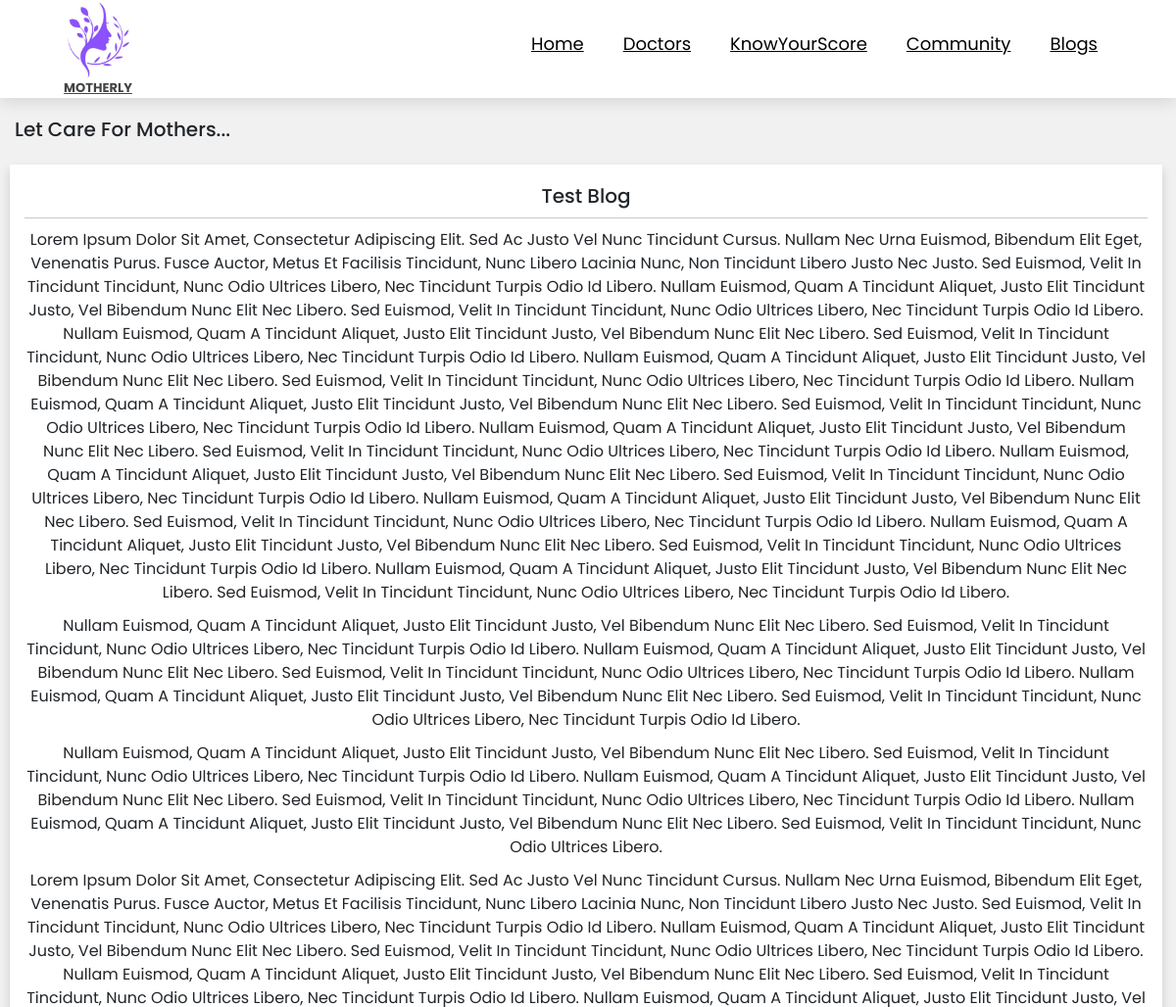
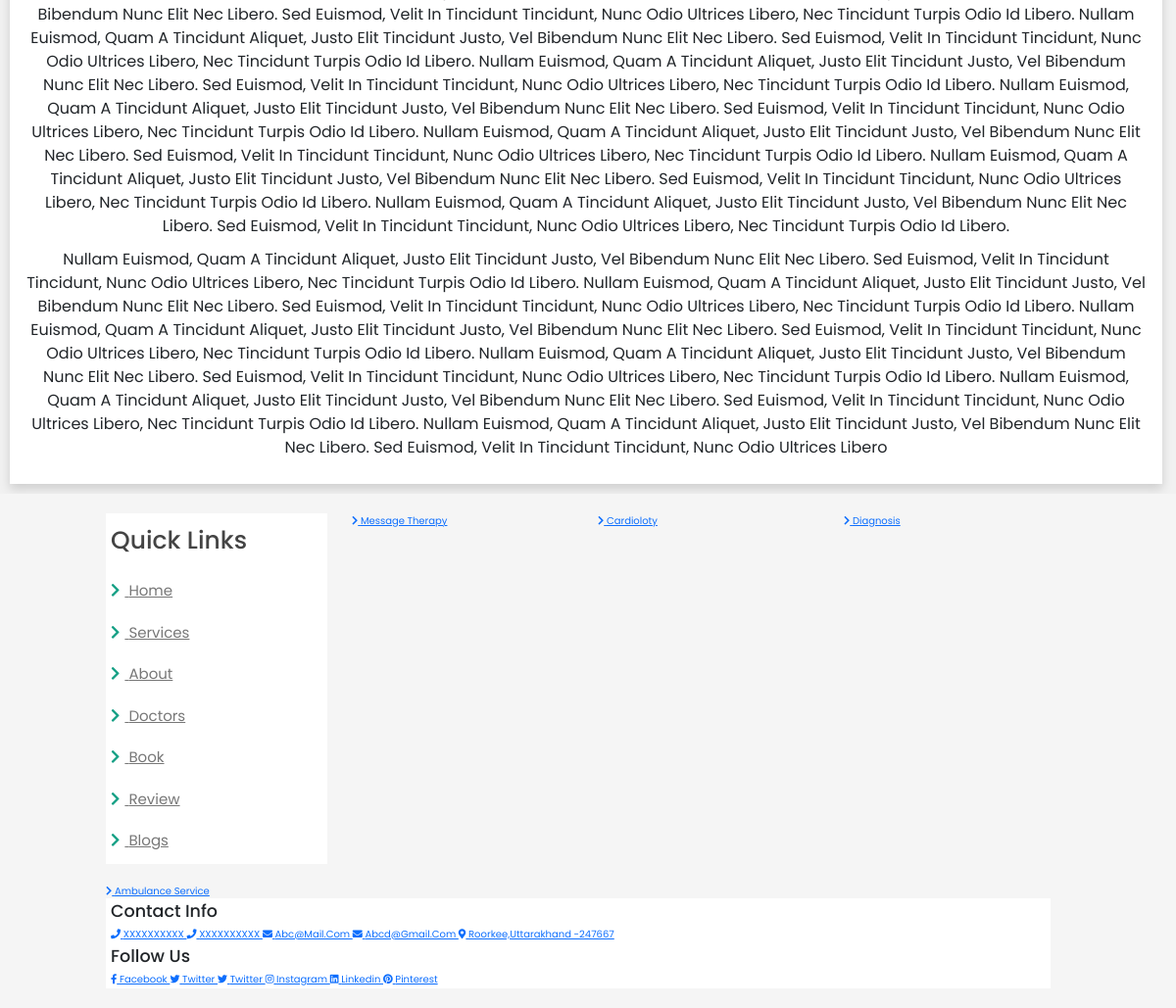
The app's page /post/test-blog/ with its own data (2 pictures, top to bottom).
### core/models.py (models this page shows, shortened)
class post(models.Model):
    title = models.CharField(max_length=100)
    slug = AutoSlugField(populate_from='title', unique=True,null=True,default=None)
    body = RichTextField(blank=True,null=True,max_length=100000)

### core/views.py (the view)
# urls.py: path('post/<slug>/',views.posts,name='posts'),
def posts(request, slug):
    bpost = post.objects.get(slug=slug)
    return render(request, 'post.html',{'bpost':bpost})

### templates/post.html (shortened to what this page needs)
{% extends "base.html" %}
{% load static %}
  {% block content %}
<h2 style="margin-top: 10%; margin-bottom: 2%; margin-left: 15px;">Let care for mothers...</h2>
<div class="box shadow m-3 p-4" style="text-align: center; font-size: medium;">
    <h2 class="m-2">{{bpost.title}}</h2>
    <hr>
    <p>{{bpost.body|safe}}</p>
</div>
{% endblock content %}

### static/css/style.css (style rules this page uses)
:root { --green:#16a085; --black:#444; --light-color:#777; --box-shadow:.5rem .5rem 0 rgba(22, 160, 133, .2); --text-shadow:.4rem .4rem 0 rgba(0, 0, 0, .2); --border:.2rem solid var(--green); }
* { font-family: 'Poppins', sans-serif; margin:0; padding: 0; box-sizing: border-box; outline: none; border: none; text-transform: capitalize; transition: all .2s ease-out; text-decoration: none; }
html { font-size: 62.5%; overflow-x: hidden; scroll-padding-top: 7rem; scroll-behavior: smooth; }

### templates/post.html (style rules this page uses)
body { background: #f1f1f1; }
.box { padding-left: 5px; padding-top: 3px; padding-right: 9px; padding-bottom: 2px; background: white; width: 98%; }

### records on screen
post: title "Test Blog", body "Lorem Ipsum Dolor Sit Amet, Consectetur Adipiscing Elit. Sed Ac Justo Vel Nunc Tincidunt Cursus. Nullam Nec Urna Euismod, Bibendum Elit Eget, Venenatis Purus. Fusce Auctor, Metus Et Facilisis Tincidunt, Nunc Libero Lacinia Nunc, Non Tincidunt Libero Justo Nec Justo. Sed Euismod, Velit In Tincidunt Tincidunt, Nunc Odio Ultrices Libero, Nec Tincidunt Turpis Odio Id Libero. Nullam Euismod, Quam A Tincidunt Aliquet, Justo Elit Tincidunt Justo, Vel Bibendum Nunc Elit Nec Libero. Sed Euismod, Velit In Tincidunt Tincidunt, Nunc Odio Ultrices Libero, Nec Tincidunt Turpis Odio Id Libero. Nullam Euismod, Quam A Tincidunt Aliquet, Justo Elit Tincidunt Justo, Vel Bibendum Nunc Elit Nec Libero. Sed…"
